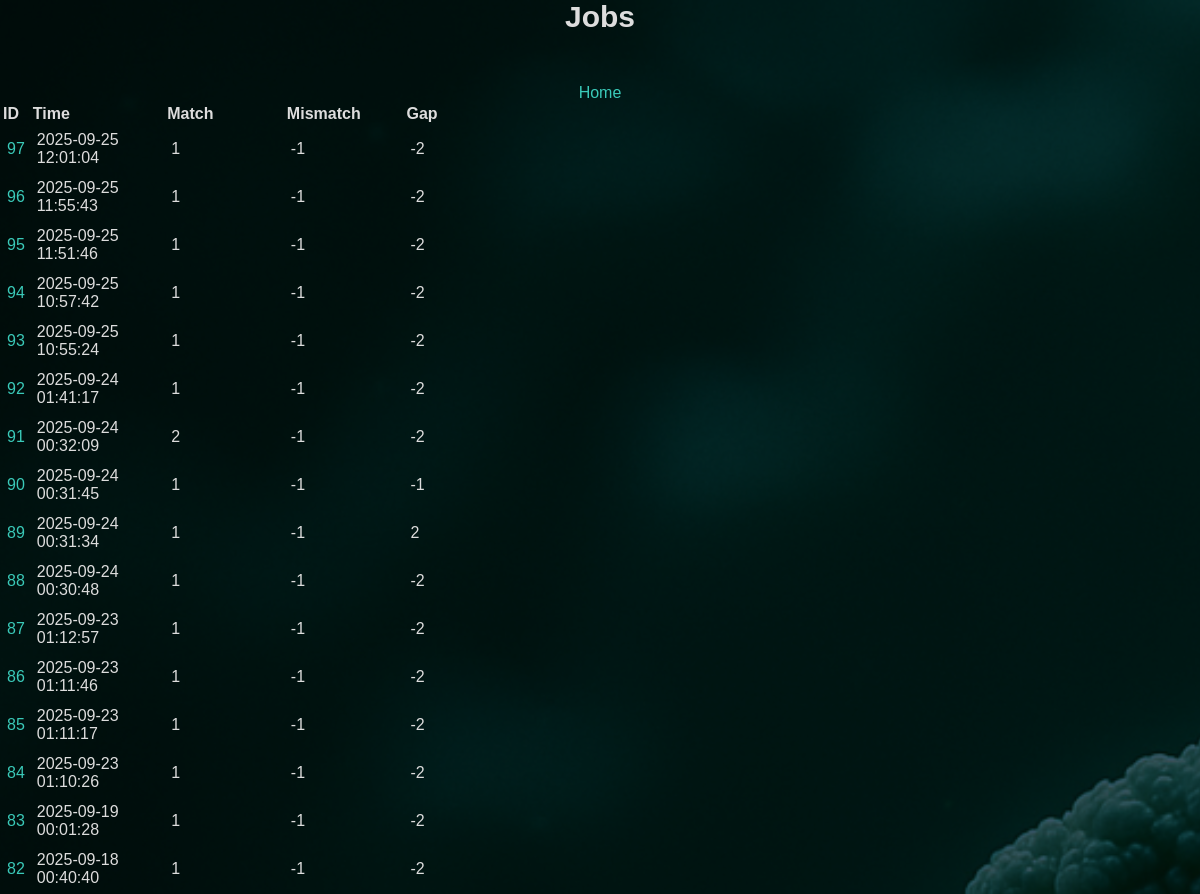
/jobs (upper part), run on an earlier commit of the app's database.
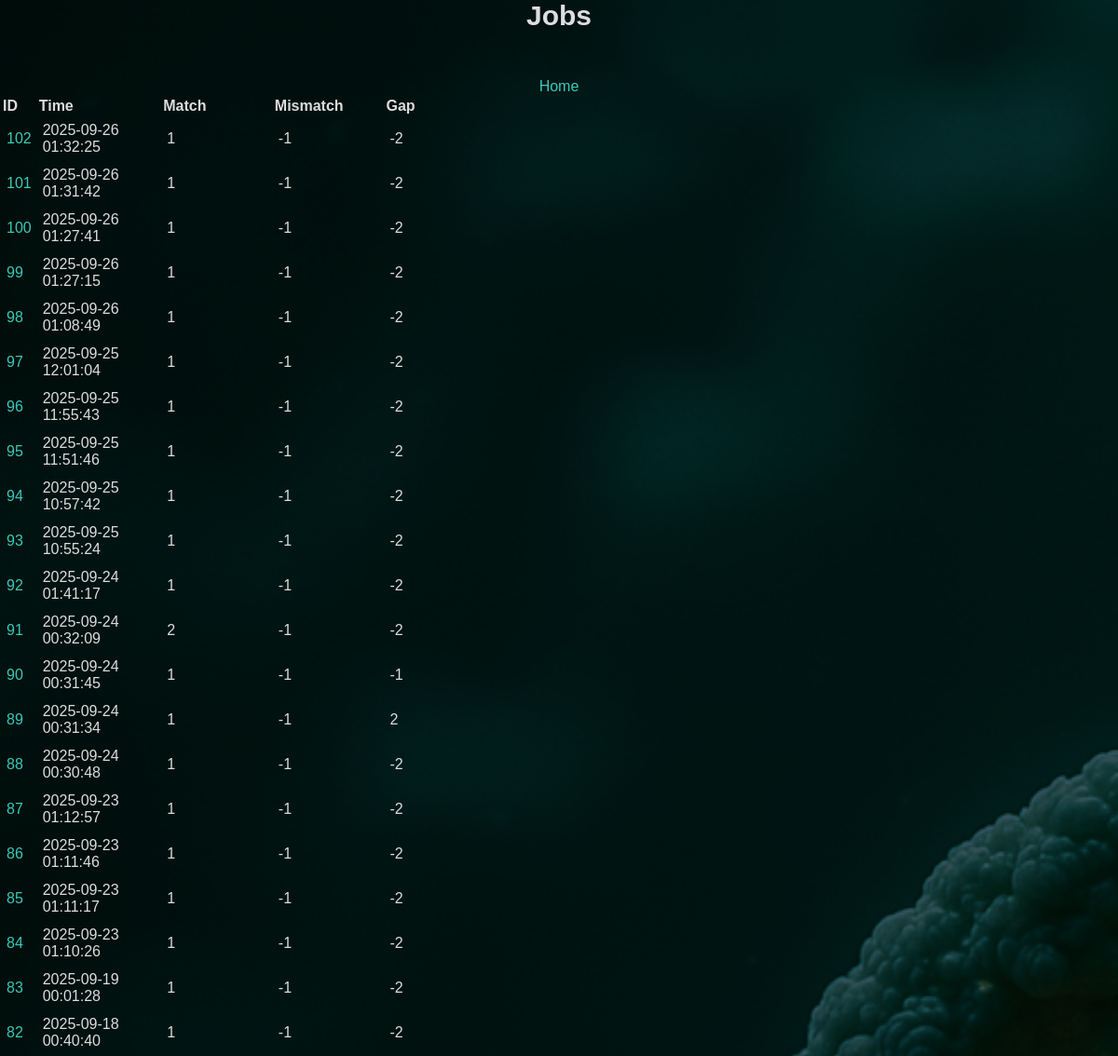
And on a later commit of the database.
### tables this page shows
CREATE TABLE jobs (
    current_time TEXT DEFAULT (datetime('now', 'localtime')),
    match_score INT,
    mismatch INT,
    gap INT,
    nw_seq1_name TEXT,
    nw_seq2_name TEXT,
    nw_result TEXT,
    sw_seq1_name TEXT,
    sw_seq2_name TEXT,
    sw_result TEXT
, score INT, percent_id TEXT, gaps INT, score2 INT, percent_id2 TEXT, gaps2 INT);

### app.py (the view)
@app.route("/jobs")
def get_jobs():
    db = get_db()
    cursor = db.cursor() # type: ignore
    cursor.execute("SELECT rowid, * FROM jobs WHERE match_score IS NOT NULL ORDER BY rowid DESC")
    results = cursor.fetchall()
    job_id = cursor.lastrowid
    return render_template("jobs.html",results=results, job_id=job_id)

### app.py (called while the page is built)
def get_db():
    db = getattr(g, "_database", None)
    if db is None:
        db = g._database = sqlite3.connect(DATABASE)
        db.row_factory = sqlite3.Row
        return db

@app.teardown_appcontext
def close_conneciton(exception):
    db = getattr(g, "_database", None)
    if db is not None:
        db.close()

### templates/jobs.html
{% extends "base.html" %}
{% block body %}
<div class="content">
    <div class="pageTitle">Jobs</div>
    <div class="options"><a href="/">Home</a></div>
    <div class="job-list">
    <table>
        <tr>
            <th>ID</th>
            <th>Time</th>
            <th>Match</th>
            <th>Mismatch</th>
            <th>Gap</th>
        </tr>
        {% for job in results %}
            <tr>
                <td><a href="{{ url_for('get_job_by_id', job_id=job['rowid']) }}">{{ job["rowid"] }}</td></a>
                <td>{{ job[1] }}</td>
                <td>{{ job[2] }}</td>
                <td>{{ job[3] }}</td>
                <td>{{ job[4] }}</td>
            </tr>
        {% endfor %}
    </table>
    </div>
</div>
{% endblock %}

### templates/base.html (shortened to what this page needs)
<!DOCTYPE html>
<html lang="en">
<head>
    <link rel="stylesheet" type="text/css" href="{{ url_for('static', filename='styles.css') }}">
    <link rel="stylesheet" href="https://cdnjs.cloudflare.com/ajax/libs/font-awesome/4.7.0/css/font-awesome.min.css">
</head>
<body>
    {% block body %} {% endblock %}
</body>
</html>

### static/styles.css (style rules this page uses)
html { font-family: Arial, Helvetica, sans-serif; color:rgb(221, 221, 221); text-align: center; height: 100%; margin: 0; padding: 0; }
.pageTitle { text-align: center; font-size: 30px; font-weight: bold; margin-bottom: 50px; }
body { background-color: #1d2a35; background-image: url(images/dna_strand_bg.png); background-repeat: no-repeat; background-position: center center; background-attachment: fixed; background-size: cover; background-blend-mode: overlay; height: 100%; margin: 0; padding: 0; }
.job-list { text-align: left; }
.job-list td { text-align: left; padding:5px; }
a:link { color:rgb(58, 202, 185); background-color: transparent; text-decoration: none; }

What changed in the data, as far as the page shows it:
added jobs: rowid "102", current_time "2025-09-26 01:32:25", match_score "1", mismatch "-1", gap "-2"
added jobs: rowid "101", current_time "2025-09-26 01:31:42", match_score "1", mismatch "-1", gap "-2"
added jobs: rowid "100", current_time "2025-09-26 01:27:41", match_score "1", mismatch "-1", gap "-2"
added jobs: rowid "99", current_time "2025-09-26 01:27:15", match_score "1", mismatch "-1", gap "-2"
added jobs: rowid "98", current_time "2025-09-26 01:08:49", match_score "1", mismatch "-1", gap "-2"
